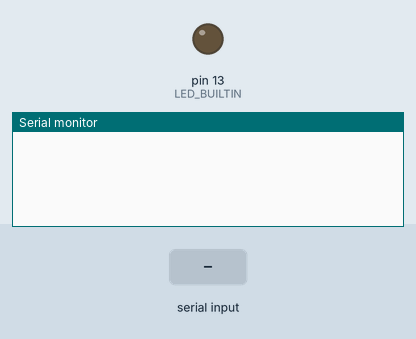
Bench run of a sketch on a simulated Arduino Uno, built with avr-gcc and run on an emulated ATmega328P. Parts: output pins drawn as LEDs (lit = HIGH), the last lines printed to the serial monitor. The test bench sets the inputs (shaded band).

Above: at 1.2 s.
1.3 s: "STATUS\n" received over Serial
At 2.5 s:
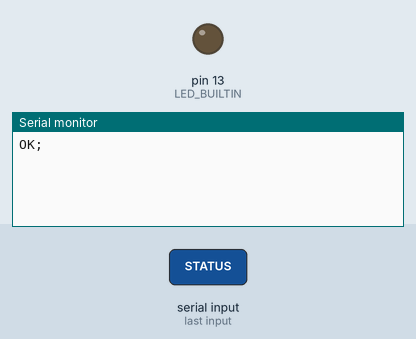
2.8 s: "WHOAMI\n" received over Serial
At 3.7 s:
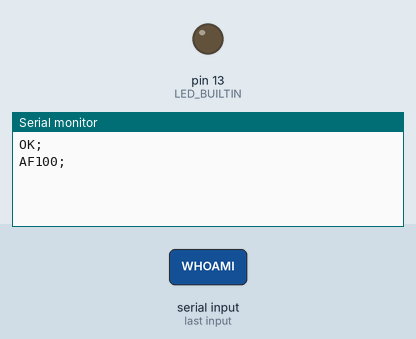
4.3 s: "GP\n" received over Serial
At 4.7 s:
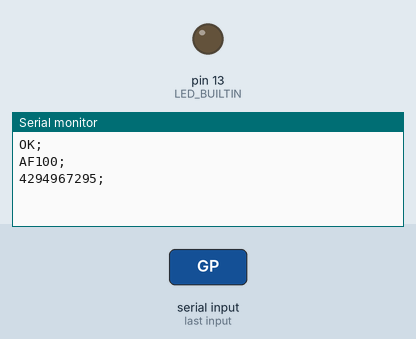

Measured:
- after the input at 1.3 s, the serial monitor: prints a new line at once (image 1)
- after the input at 2.8 s, the serial monitor: prints a new line at once (image 2)
- after the input at 4.3 s, the serial monitor: prints a new line at once (image 3)

The sketch:

Focuser_AF100.ino
```cpp
#include <avr/wdt.h>
#include <AccelStepper.h>
#include <DallasTemperature.h>
#include "Definitions.h"
#include <EEPROM.h>
#include <OneWire.h>
#include <TimerOne.h>

AccelStepper stepper(
  AccelStepper::FULL4WIRE,
  STEPPER_IN_1,
  STEPPER_IN_3,
  STEPPER_IN_2,
  STEPPER_IN_4,
  false);

OneWire oneWire(ONE_WIRE_BUS);
DallasTemperature temperatureSensor(&oneWire);

// movement globals
unsigned long currentPosition = 0;
bool isEnabled = false;
bool isMoving = false;
unsigned long lastSavedPosition = 0;
const long millisDisableDelay = 15000;
long millisLastMove = 0;
int speedFactor = 16;
int speedFactorRaw = 4;
unsigned long targetPosition = 0;
float temperatureCoefficient = 0.00;

// serial stuff
String _command = "";
String _inputString = "";
bool _stringComplete = false;
String _param = "";

// setup stuff
bool _pinsInitialized = false;

// function declaration
static void intHandler();

void softwareReset() {
  wdt_enable(WDTO_15MS);
}

void explodeCommand(String input, String delimiter) {
  int index = 0;
  while (input.length() > 0) {
    int pos = input.indexOf(delimiter) > 0 ? input.indexOf(delimiter) : input.length();

    if (index == 0) {
      _command = input.substring(0, pos);
    } else if (index == 1) {
      _param = input.substring(0, pos);
    }

    input.remove(0, pos + delimiter.length());
    index++;
  }
}

void setup() {
  MCUSR = 0;
  wdt_disable();

  Serial.begin(9600);
  _inputString.reserve(200);

  if (!_pinsInitialized) {
    pinMode(LED_BUILTIN, OUTPUT);

    pinMode(BUTTON_IN, INPUT_PULLUP);
    pinMode(BUTTON_OUT, INPUT_PULLUP);
    pinMode(SWITCH_SPEED, INPUT_PULLUP);

    digitalWrite(LED_BUILTIN, LOW);
    _pinsInitialized = true;
  }

  EEPROM.get(0, currentPosition);
  currentPosition = max(0, currentPosition);

  stepper.setCurrentPosition(currentPosition);
  lastSavedPosition = currentPosition;
  targetPosition = currentPosition;

  stepper.setMaxSpeed(speedFactor * SPEED_MULTIPLICATOR);
  stepper.setAcceleration(ACCELERATION);

  temperatureSensor.begin();

  Timer1.initialize(PERIOD_US);
  Timer1.attachInterrupt(intHandler);
}

void loop() {
  if (_stringComplete) {
    explodeCommand(_inputString, ":");
    handleCommands(_command, _param);

    _command = "";
    _inputString = "";
    _param = "";
    _stringComplete = false;
  }

  if (stepper.distanceToGo() != 0) {
    millisLastMove = millis();
    currentPosition = stepper.currentPosition();
  } else {
    if (millis() - millisLastMove > millisDisableDelay) {
      if (lastSavedPosition != currentPosition) {
        EEPROM.put(0, currentPosition);
        lastSavedPosition = currentPosition;
      }

      if (isEnabled) {
        stepper.disableOutputs();
        isEnabled = false;
      }
    }
  }
}

void serialEvent() {
  while (Serial.available()) {
    char inChar = (char)Serial.read();
    _inputString += inChar;
    if (inChar == '\n') {
      _inputString.trim();
      _stringComplete = true;
    }
  }
}

void handleCommands(String command, String param) {
  if (command.equalsIgnoreCase("STATUS")) {
    Serial.println(String(RESPONSE_OK) + String(TERMINATION_CHAR));
  }

  if (command.equalsIgnoreCase("WHOAMI")) {
    Serial.println(String(RESPONSE_WHOAMI) + String(TERMINATION_CHAR));
  }

  if (command.equalsIgnoreCase("RESET")) {
    Serial.println(String(RESPONSE_OK) + String(TERMINATION_CHAR));
    softwareReset();
  }

  if (command.equalsIgnoreCase("GP")) {
    currentPosition = stepper.currentPosition();
    Serial.println(String(currentPosition) + String(TERMINATION_CHAR));
  }

  if (command.equalsIgnoreCase("GT")) {
    Serial.println(String(getTemperature()) + String(TERMINATION_CHAR));
  }

  if (command.equalsIgnoreCase("GM")) {
    Serial.println(String(isMoving ? "1" : "0") + String(TERMINATION_CHAR));
  }

  if (command.equalsIgnoreCase("SP")) {
    currentPosition = param.toInt();
    stepper.setCurrentPosition(currentPosition);
    Serial.println(String(RESPONSE_OK) + String(TERMINATION_CHAR));
  }

  if (command.equalsIgnoreCase("ST")) {
    targetPosition = param.toInt();
    Serial.println(String(RESPONSE_OK) + String(TERMINATION_CHAR));
  }

  if (command.equalsIgnoreCase("MOVE")) {
    stepper.enableOutputs();
    isEnabled = true;
    stepper.moveTo(targetPosition);
    Serial.println(String(RESPONSE_OK) + String(TERMINATION_CHAR));
  }

  if (command.equalsIgnoreCase("STOP")) {
    stepper.stop();
    Serial.println(String(RESPONSE_OK) + String(TERMINATION_CHAR));
  }
}

static void intHandler() {
  stepper.run();
  isMoving = stepper.distanceToGo() != 0;
  digitalWrite(LED_BUILTIN, isMoving);
}

float getTemperature() {
  temperatureSensor.requestTemperatures();
  float temperature = temperatureSensor.getTempCByIndex(0);
  if (temperature > 100 || temperature < -50) {
    temperature = 0;
  }

  return temperature;
}
```

Definitions.h
```cpp
#pragma once

#define RESPONSE_OK "OK"
#define RESPONSE_KO "KO"
#define RESPONSE_WHOAMI "AF100"

#define TERMINATION_CHAR ';'

#define ONE_WIRE_BUS 2
#define PERIOD_US 2000

#define STEPPER_IN_1 6
#define STEPPER_IN_2 5
#define STEPPER_IN_3 4
#define STEPPER_IN_4 3

#define PERIOD_US 2000

#define SPEED_MULTIPLICATOR 30
#define ACCELERATION 100

#define BUTTON_IN 7
#define BUTTON_OUT 8
#define SWITCH_SPEED 9
```
